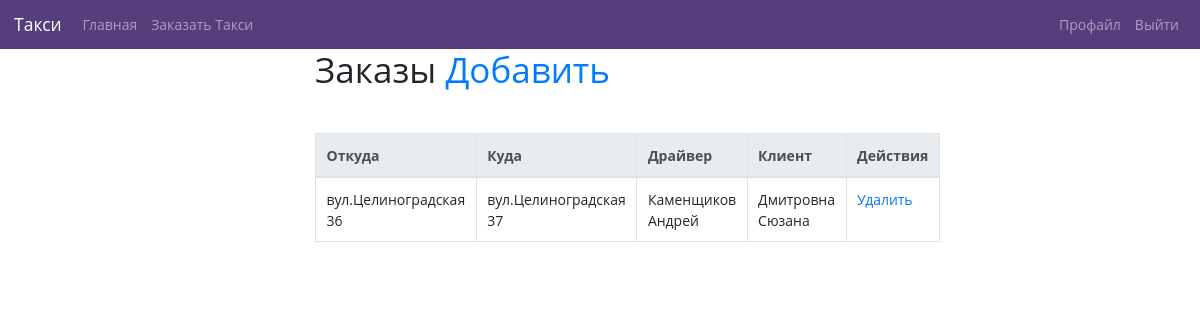
The page /order_operator/ (signed in) on the database its author committed.
### taxi/models.py (models this page shows, shortened)
class Order(models.Model):
	client = models.OneToOneField(Client,on_delete=models.CASCADE,null=True,blank=True)
	driver = models.OneToOneField(Driver,on_delete=models.CASCADE,null=True,blank=True)
	place_from = models.CharField(max_length=150)
	status = models.ForeignKey(Status,on_delete=models.CASCADE,null=True,blank=True,default=1)
	place_to = models.CharField(max_length=150)
	slug = models.SlugField(max_length=50,unique=True, blank=True)
	def get_delete_url(self):
		return reverse('order_delete_url', kwargs={'slug':self.slug})

class Driver(models.Model):
	user = models.OneToOneField(MyUser,on_delete=models.CASCADE)
	car = models.OneToOneField(Car,on_delete=models.CASCADE)
	slug = models.SlugField(max_length=50,unique=True, blank=True)

class MyUser(models.Model):
	user = models.OneToOneField(User,on_delete=models.CASCADE)
	phonenumber = PhoneNumberField(unique=True)

class Client(models.Model):
	user = models.OneToOneField(MyUser,on_delete=models.CASCADE)
	slug = models.SlugField(max_length=50,unique=True, blank=True)

### taxi/views.py (the view)
# urls.py: path('order_operator/',order_operator_list,name='order_operator_list'),
def order_operator_list(request):
    order = Order.objects.all()
    return render(request,'taxi/list_order_operator.html',context={'order':order})

### taxi/templates/taxi/list_order_operator.html (shortened to what this page needs)
{% extends 'taxi/base_blog.html' %}
{% load widget_tweaks %}
{% block content %}
<div class="row">
  <div class="col-9">
        <h1 class="mb-5">Заказы <a href="{% url 'order_operator_create_url' %}">Добавить</a></h1>
    <table class="table table-bordered tablesorter">
        <thead class="thead-light">
        <tr>
            <th scope="col">Откуда</th>
            <th scope="col">Куда</th>
            <th scope="col">Драйвер</th>
            <th scope="col">Клиент</th>
            <th scope="col">Действия</th>
        </tr>
        </thead>
        <tbody>
        {% for point in order %}
        <tr class="search">
            <td scope="col">{{ point.place_from }} </td>
            <td scope="col">{{point.place_to}}</td>
            <td scope="col">{{point.driver.user.user.last_name}} {{point.driver.user.user.first_name}}</td>
            <td scope="col">{{point.client.user.user.last_name}} {{point.client.user.user.first_name}}</td>
            <td scope="col"><a href="{{ point.get_delete_url }}">Удалить</a></td>
        </tr>
        {% endfor %}
        </tbody>
    </table>
  </div>
</div>
{% endblock %}

### static/css/style.css (style rules this page uses)
* { font-family: Open Sans; }

### templates/base.html (style rules this page uses)
html { font-size: 14px; font-family: Arial, Helvetica, sans-serif; }

### rows shown on the page
Order: place_from "вул.Целиноградская 36", place_to "вул.Целиноградская 37", driver.user.user.last_name "Каменщиков", driver.user.user.first_name "Андрей", client.user.user.last_name "Дмитровна", client.user.user.first_name "Сюзана"
